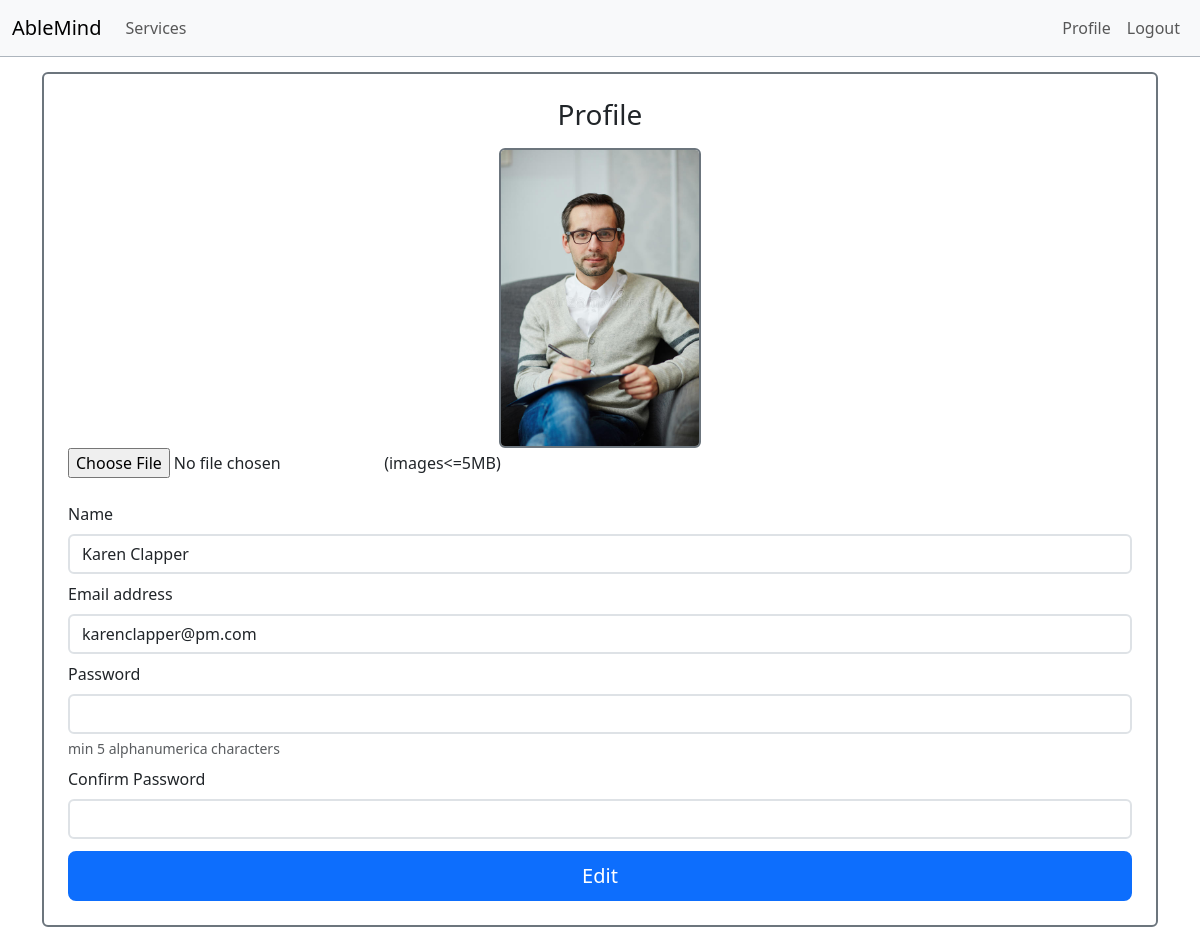
The app's page /profile.php (signed in) with its own data.
### tables this page shows
CREATE TABLE `users` (
  `id` int(11) NOT NULL,
  `name` varchar(200) NOT NULL,
  `email` varchar(100) NOT NULL,
  `password` varchar(200) NOT NULL,
  `role` varchar(10) NOT NULL DEFAULT 'member',
  `profile_pic` varchar(250) NOT NULL DEFAULT 'default.jpg',
  `userStatus` varchar(10) NOT NULL DEFAULT 'active'
);

### profile.php (the view, shortened to what this page needs)
<?php
$sid = $_SESSION['userId'];
try {
  require('project_connection.php');
  $userResult = $db->prepare("SELECT * FROM users WHERE id= :id");
  $userResult->bindParam(':id', $sid);
  $userResult->execute();
  $userRow = $userResult->fetch();
  $name = $userRow['name'];
  $email = $userRow['email'];
  $profile_pic = $userRow['profile_pic'];
} catch (PDOException $e) {
  echo "<script>alert('Error " . $e->getMessage() . "\\nPlease refresh');</script>";
}
?>
<!doctype html>
<html lang="en">
<head>
  <link href="./assets/dist/css/bootstrap.min.css" rel="stylesheet">
</head>
<body>
  <?php
  if ($_SESSION['userType'] == "member")
    require('navbar_member.php');
  else if ($_SESSION['userType'] == "admin")
    require('navbar_admin.php');
  else if ($_SESSION['userType'] == "specialist")
    require('navbar_specialist.php');
  ?>
  <br /><br /> <br />
  <div class="container">
    <main class="form-signin w-100 m-auto">
      <div class="border border-secondary border-2 rounded">
        <form id='profileForm' onSubmit="return checkeditedInputs();" action='updateProfile.php' method='post' class="m-4" enctype="multipart/form-data">
          <h1 class="h3 mb-3 fw-normal text-center">Profile</h1>
          <div class="mx-auto text-center">
            <img src='./uploadedimages/<?php echo $profile_pic; ?>' class='profile-pic img-fluid border border-secondary border-2 rounded profile-picSizeOverride' alt='profilepic'>
          </div>
          <input type="file" name="picfile" id='fileUpload' /><span> (images<=5MB) </span><br><br>
              <div class="mb-2">
                <label for="name" class="form-label">Name</label>
                <input class='form-control' type='text' name='name' id="name" placeholder="maximum 50 characters" onkeyup="checkFN(this.value, 'name_msg')" size='50' value='<?php echo htmlspecialchars("$name"); ?>' required><span id='name_msg'></span>
              </div>
              <div class="mb-2">
                <label for="exampleInputEmail1" class="form-label">Email address</label>
                <input type="email" class="form-control" name="email" value='<?php echo htmlspecialchars("$email"); ?>' id="exampleInputEmail1" placeholder="name@petshop.com" size='20' readonly>
              </div>
              <div class="mb-2">
                <label for="exampleInputPassword1" class="form-label">Password</label>
                <input type="password" class="form-control" id="exampleInputPassword1" name='password' onkeyup="checkPWD(this.value)">
                <div id="profile_pwd_msg" class="form-text">min 5 alphanumerica characters</div>
              </div>
              <div>
                <label for="exampleInputPassword2" class="form-label">Confirm Password</label>
                <input type="password" class="form-control" id="exampleInputPassword2" name='cnfm_password' onkeyup="confirmPWD(this.value)">
              </div>
              <input class="w-100 btn btn-lg btn-primary mt-2" type='submit' name='edit_user' value='Edit'>
        </form>
      </div>
    </main>
  </div>
</body>
</html>

### profile.php (style rules this page uses)
.form-control { font-size: 18px; font-weight: bolder; }
.form-control::placeholder { font-weight: 20; }
.profile-picSizeOverride { max-width: 300px !important; max-height: 300px !important; }

### records on screen
users: profile_pic (picture), name "Karen Clapper", email "karenclapper@pm.com"
